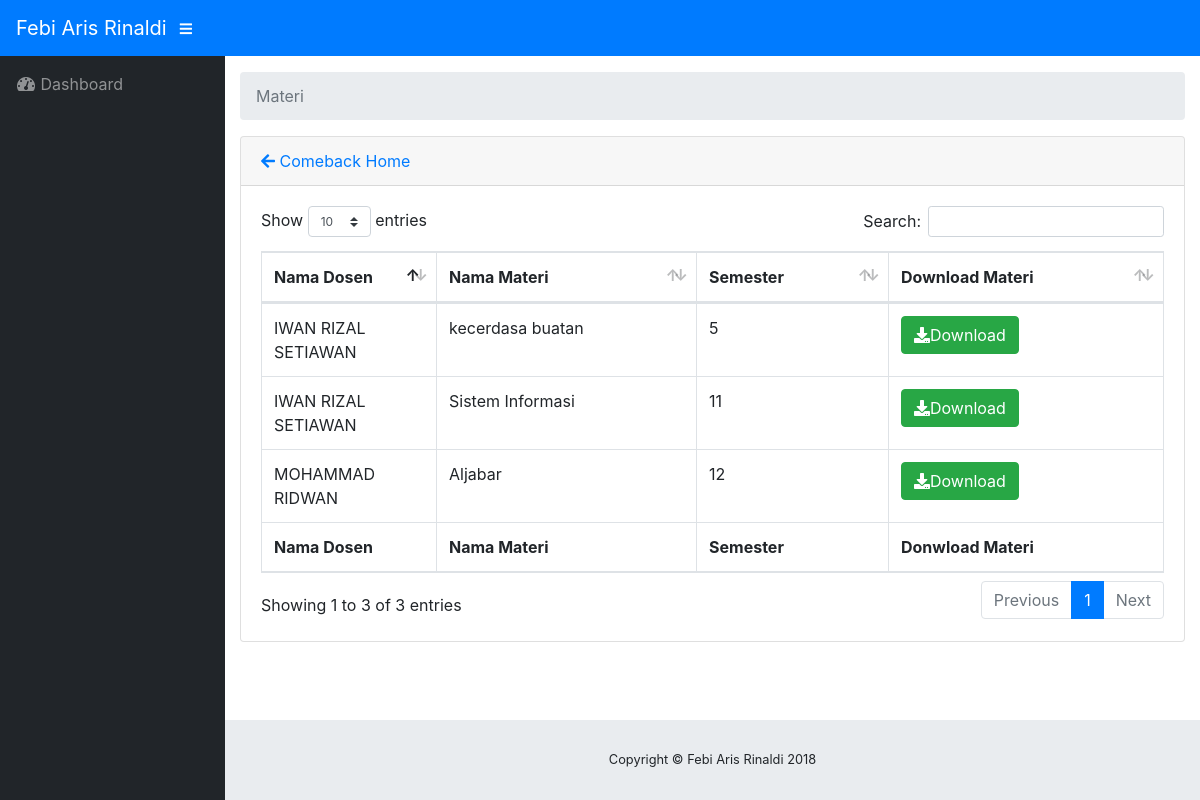
The page /index.php/materi on the database as committed earlier.
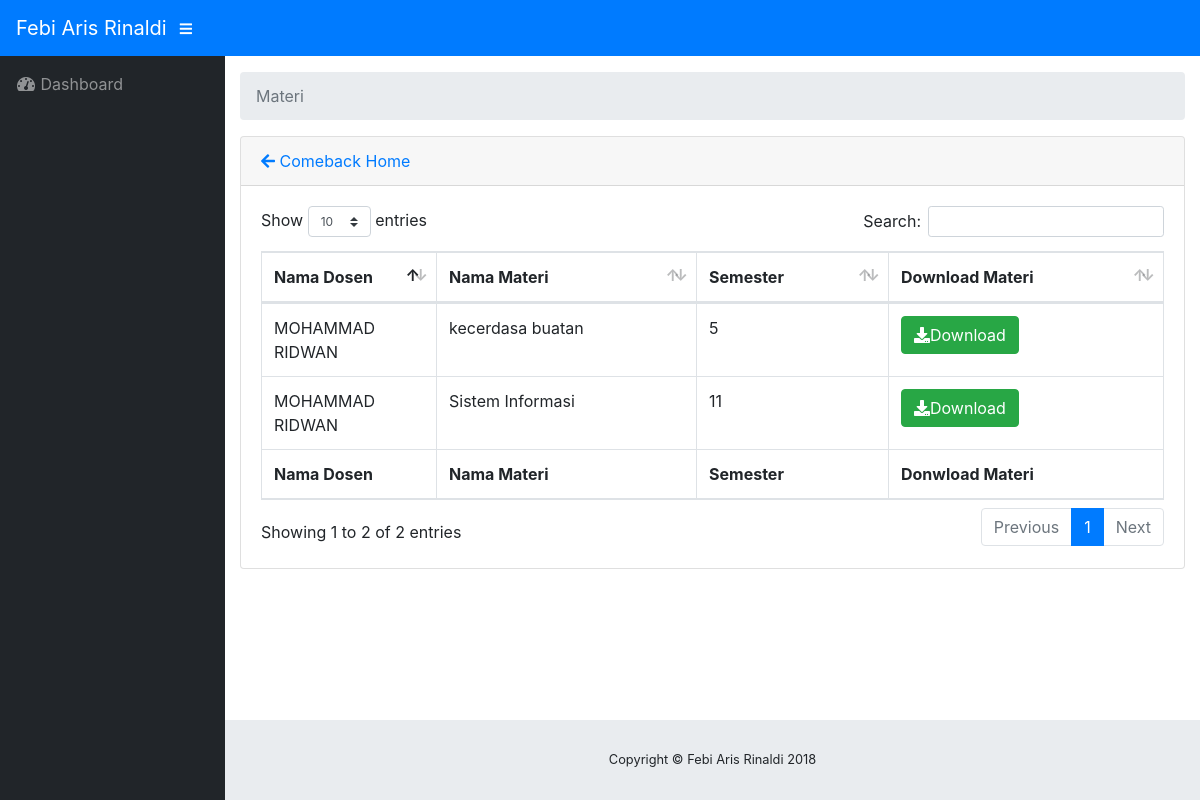
The same page on the database as committed later.
### tables this page shows
CREATE TABLE `tbl_materi` (
  `id_materi` varchar(64) NOT NULL,
  `nama_materi` varchar(150) NOT NULL,
  `semester` varchar(2) NOT NULL,
  `file` varchar(255) NOT NULL DEFAULT 'default.txt',
  `id_dosen` int(50) NOT NULL
);

CREATE TABLE `tbl_dosen` (
  `id_dosen` int(11) NOT NULL,
  `nama` varchar(64) NOT NULL,
  `nidn` varchar(20) NOT NULL,
  `password` varchar(255) NOT NULL
);

### application/controllers/Materi.php (called while the page is built, shortened)
<?php
class Materi extends CI_Controller {
	public $aktif='materi';
	public function __construct() {
		$this->load->model('Model_materi');
		$this->load->helper('download');
	}
	public function index()
	{
		$data['aktif'] = $this->aktif;
		$data["materis"] = $this->Model_materi->getAll();
		$this->load->view("public/list_download", $data);
	}
}

### index.php (called while the page is built, shortened)
<?php
require_once BASEPATH.'core/CodeIgniter.php';

### application/models/Model_materi.php (called while the page is built, shortened)
<?php
class Model_materi extends CI_Model {
	public function getAll() {
		$sql = "SELECT a.*,b.* FROM tbl_materi as a, tbl_dosen as b where a.id_dosen=b.id_dosen";
		$query = $this->db->query($sql);
		$result = $query->result();
		return $result;
	}
}

### application/views/public/list_download.php (the view, shortened to what this page needs)
<!DOCTYPE html>
<html lang="en">
<head>
  <?php $this->load->view('dosen/_partials/head'); ?>
</head>
<body id="page-top">
  <nav class="navbar navbar-expand navbar-dark bg-primary static-top">
      <a class="navbar-brand mr-1" href="<?=base_url('materi')?>"><?= SITE_NAME ?></a>
      <button class="btn btn-link btn-sm text-white order-1 order-sm-0" id="sidebarToggle" href="#">
        <i class="fas fa-bars"></i>
      </button>
    </nav>
  <div id="wrapper">
      <ul class="sidebar navbar-nav">
        <li class="nav-item <?= $aktif=='dosen' ? 'active' : '' ?>">
          <a class="nav-link" href="<?= base_url('materi')?>">
            <i class="fas fa-fw fa-tachometer-alt"></i>
            <span>Dashboard</span>
          </a>
        </li>
      </ul>
    <div id="content-wrapper">
      <div class="container-fluid">
        <ol class="breadcrumb">
        <?php foreach($this->uri->segments as $segment): ?>
          <?php
          $url = substr($this->uri->uri_string, 0, strpos($this->uri->uri_string, $segment)) . $segment;
          $is_active = $url == $this->uri->uri_string;
          ?>
        <li class="breadcrumb-item <?= $is_active ? 'active': '' ?>">
          <?php if($is_active): ?>
            <?= ucfirst($segment)?>
            <?php else: ?>
              <a href="<?=base_url($url)?>"><?=ucfirst($segment)?></a>
          <?php endif;?>
        </li>
        <?php endforeach;?>
      </ol>
      <div class="card mb-3">
        <div class="card-header">
          <a href="<?= site_url()?>">
            <i class="fas fa-arrow-left"></i> Comeback Home</a></div>
            <div class="card-body">
              <div class="table-responsive">
                <table class="table table-bordered" id="dataTable" width="100%" cellspacing="0">
                  <thead>
                    <tr>
                      <th>Nama Dosen</th>
                      <th>Nama Materi</th>
                      <th>Semester</th>
                      <th>Download Materi</th>
                    </tr>
                  </thead>
                  <tfoot>
                    <tr>
                      <th>Nama Dosen</th>
                      <th>Nama Materi</th>
                      <th>Semester</th>
                      <th>Donwload Materi</th>
                    </tr>
                  </tfoot>
                  <tbody>
                    <?php foreach($materis as $materi): ?>
                      <tr>
                        <td width="150"><?= $materi->nama ?></td>
                       <td><?= $materi->nama_materi ?></td>
                     <td><?= $materi->semester ?></td>
                    <td width="250">
                      <a href="<?=base_url('materi/download/'.$materi->file)?>" class="btn btn-success"><i class="fas fa-download"></i>Download</a>
                    </td>
                  </tr>
                  <?php endforeach; ?>
                </tbody>
              </table>
            </div>
          </div>
        </div>
      </div>
      <?php $this->load->view('dosen/_partials/footer'); ?>
    </div>
  </div>
</body>
</html>

### application/views/dosen/_partials/head.php (shortened to what this page needs)
<link href="<?=base_url()?>assets_dosen/vendor/bootstrap/css/bootstrap.min.css" rel="stylesheet">
<link href="<?=base_url()?>assets_dosen/vendor/fontawesome-free/css/all.min.css" rel="stylesheet" type="text/css">
<link href="<?=base_url()?>assets_dosen/vendor/datatables/dataTables.bootstrap4.css" rel="stylesheet">
<link href="<?=base_url()?>assets_dosen/css/sb-admin.css" rel="stylesheet">

### application/views/dosen/_partials/footer.php
<footer class="sticky-footer">
	<div class="container my-auto">
		<div class="copyright text-center my-auto">
			<span>Copyright © <?=SITE_NAME?> 2018</span>
		</div>
	</div>
</footer>

### assets_dosen/css/sb-admin.css (style rules this page uses)
html { position: relative; min-height: 100%; }
body { height: 100%; }
#wrapper { display: -webkit-box; display: -ms-flexbox; display: flex; }
#wrapper #content-wrapper { overflow-x: hidden; width: 100%; padding-top: 1rem; padding-bottom: 80px; }
.sidebar { width: 90px !important; background-color: #212529; min-height: calc(100vh - 56px); }
.sidebar .nav-item:last-child { margin-bottom: 1rem; }
.sidebar .nav-item .nav-link { text-align: center; padding: 0.75rem 1rem; width: 90px; }
.sidebar .nav-item .nav-link span { font-size: 0.65rem; display: block; }
.sidebar .nav-item .nav-link { color: rgba(255, 255, 255, 0.5); }
@media (min-width: 768px) { .sidebar { width: 225px !important; } }
@media (min-width: 768px) { .sidebar .nav-item .nav-link { display: block; width: 100%; text-align: left; padding: 1rem; width: 225px; } }
@media (min-width: 768px) { .sidebar .nav-item .nav-link span { font-size: 1rem; display: inline; } }
:root { --input-padding-x: 0.75rem; --input-padding-y: 0.75rem; }
footer.sticky-footer { display: -webkit-box; display: -ms-flexbox; display: flex; position: absolute; right: 0; bottom: 0; width: calc(100% - 90px); height: 80px; background-color: #e9ecef; }
footer.sticky-footer .copyright { line-height: 1; font-size: 0.8rem; }
@media (min-width: 768px) { footer.sticky-footer { width: calc(100% - 225px); } }

Rows that differ between the two databases and show on the page:
no longer on this page (row unchanged): tbl_materi: id_dosen.nama "MOHAMMAD RIDWAN", nama_materi "Aljabar", semester "12"
changed through a linked row, tbl_materi "kecerdasa buatan": id_dosen.nama "IWAN RIZAL SETIAWAN" → "MOHAMMAD RIDWAN"
changed through a linked row, tbl_materi "Sistem Informasi": id_dosen.nama "IWAN RIZAL SETIAWAN" → "MOHAMMAD RIDWAN"
Other text that changed with them:
text written by a page script: "Show entries Search: Showing 1 to 3 of 3 entries Previous 1 Next" → "Show entries Search: Showing 1 to 2 of 2 entries Previous 1 Next"
